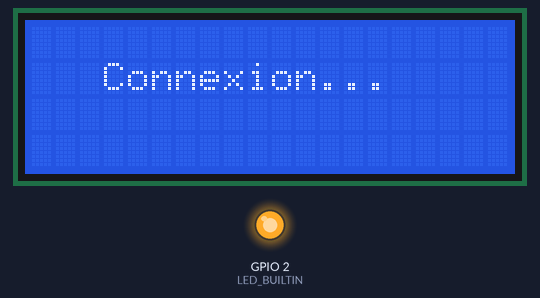
A sketch run on a simulated ESP8266 (NodeMCU). Shown: 20×4 character LCD, output pins drawn as LEDs (lit = HIGH, except the on-board LED, lit = LOW). WiFi joins after 1.5 s; servers stay silent unless stated; what the sketch prints to the serial monitor is not drawn.

Above: at 0.1 s.
At 1.0 s:
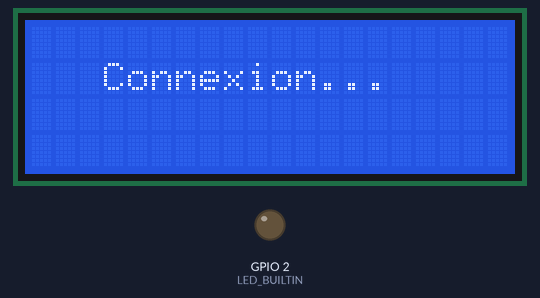
At 1.7 s:
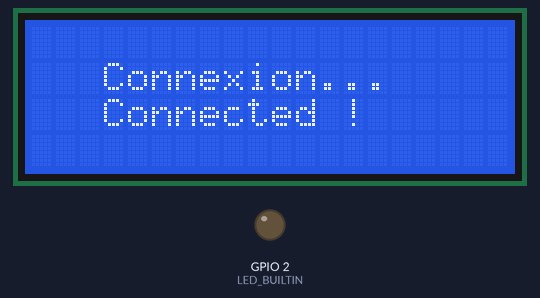
At 2.8 s:
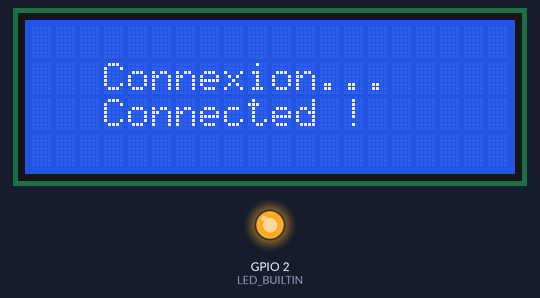
Timing chart, 0 to 4.3 s (numbered marks = the images above):
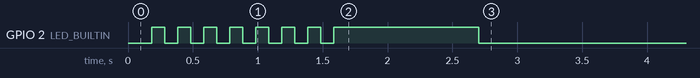

The sketch:

projectLCD.ino
```cpp
#include <ArduinoJson.h>
#include <ESP8266WiFi.h>
#include <ESP8266HTTPClient.h>
#include <WiFiClient.h>
#include <LiquidCrystal_I2C.h>

String payload = "";

LiquidCrystal_I2C Afficheur_G(0x27, 20, 4);

void setup()
{

Afficheur_G.init(5,4); // Initialisation de l'afficheur, SDA=5, SCL=4


  //CONNEXION AU WIFI
  Serial.begin(9600);
  pinMode(LED_BUILTIN, OUTPUT);
  WiFi.begin("SSID", "Password");     //Modifier ici le SSID ( Nom du réseau) et le mot de passe !!

    Afficheur_G.clear(); // Effacement de l'écran
    Afficheur_G.backlight(); // Allumage
      // Affichage du message
    Afficheur_G.setCursor(0, 1); // Curseur 1ère colonne / 2ème ligne
    Afficheur_G.print("   Connexion...");

  while (WiFi.status() != WL_CONNECTED) {
    digitalWrite(LED_BUILTIN, LOW);
    delay(100);
    digitalWrite(LED_BUILTIN, HIGH);
    delay(100);
  }

    Afficheur_G.setCursor(0, 2); // Curseur 1ère colonne / 3ère ligne
    Afficheur_G.print("   Connected !");

  Serial.println("Connected !");
  delay(1000);
  Serial.print("Local IP:");
  Serial.println((WiFi.localIP().toString()));
  Serial.print("Mac adress :");                 //AFFICHE DES INFOS POUR LE DEBOGAGE
  Serial.println((WiFi.macAddress().c_str()));
  Serial.print("Hostname :");
  Serial.println((WiFi.hostname()));

  //LED ALWAYS ON
  digitalWrite(LED_BUILTIN, LOW);
}

void loop() {
  if (WiFi.status() == WL_CONNECTED) { //Check WiFi connection status

    HTTPClient http; //Declare an object of class HTTPClient

    http.begin("http://"); //Url de la data a recup
    http.addHeader("Content-Type", "text/html");
    int httpCode = http.GET(); //Send the request

    if (httpCode > 0) { //Check the returning code

      String payload = http.getString();   //Get the request response payload
      Serial.println(payload);             //Print the response payload

      // Stream& input;

      StaticJsonDocument<200> doc;

      DeserializationError error = deserializeJson(doc, payload);

      if (error) {
        Serial.print(F("deserializeJson() failed: "));
        Serial.println(error.f_str());
        return;
      }

      const char* line1 = doc["line1"];
      const char* line2 = doc["line2"];       //DEFINIR LES LIGNES 1 A 4 DANS DES CONSTANTES
      const char* line3 = doc["line3"];
      const char* line4 = doc["line4"];


    Afficheur_G.clear(); // Effacement de l'écran
    Afficheur_G.backlight(); // Allumage
      // Affichage du message
    Afficheur_G.setCursor(1, 0); // Curseur 1ère colonne / 1ère ligne
    Afficheur_G.print(line1);    //Afficher
    Afficheur_G.setCursor(1, 1); // Curseur 1ème colonne / 2ème ligne
    Afficheur_G.print(line2);    //Afficher
    Afficheur_G.setCursor(1, 2); // Curseur 1ème colonne / 3ème ligne
    Afficheur_G.print(line3);    //Afficher
    Afficheur_G.setCursor(1, 3); // Curseur 1ème colonne / 4ème ligne
    Afficheur_G.print(line4);    //Afficher


    } else {
      Serial.println("Marche pas");
    }

    http.end(); //Close connection
  }

  Serial.println(payload);
  delay(30000); //Send a request every 30 seconds
}
```
